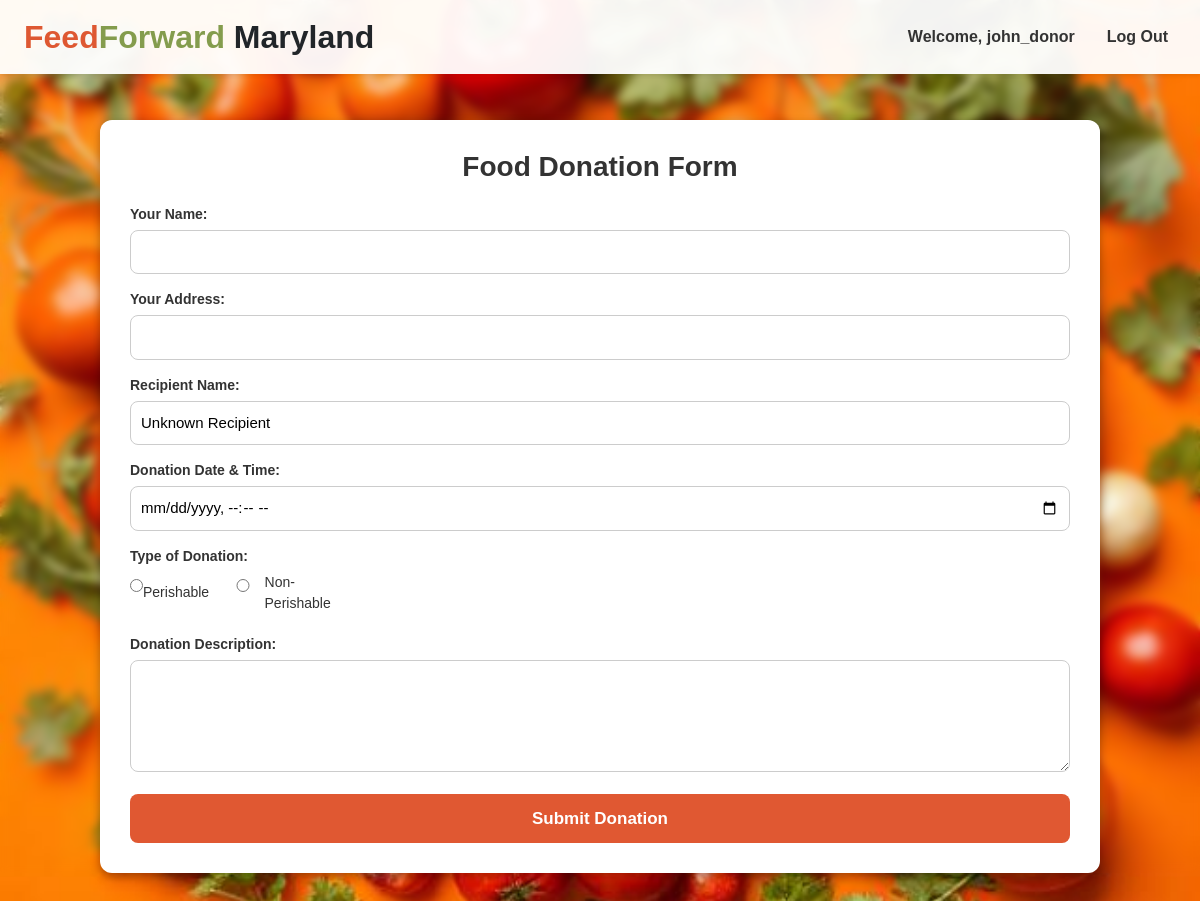
Before: /donate?recipient_id=4 (signed in) with the older database file.
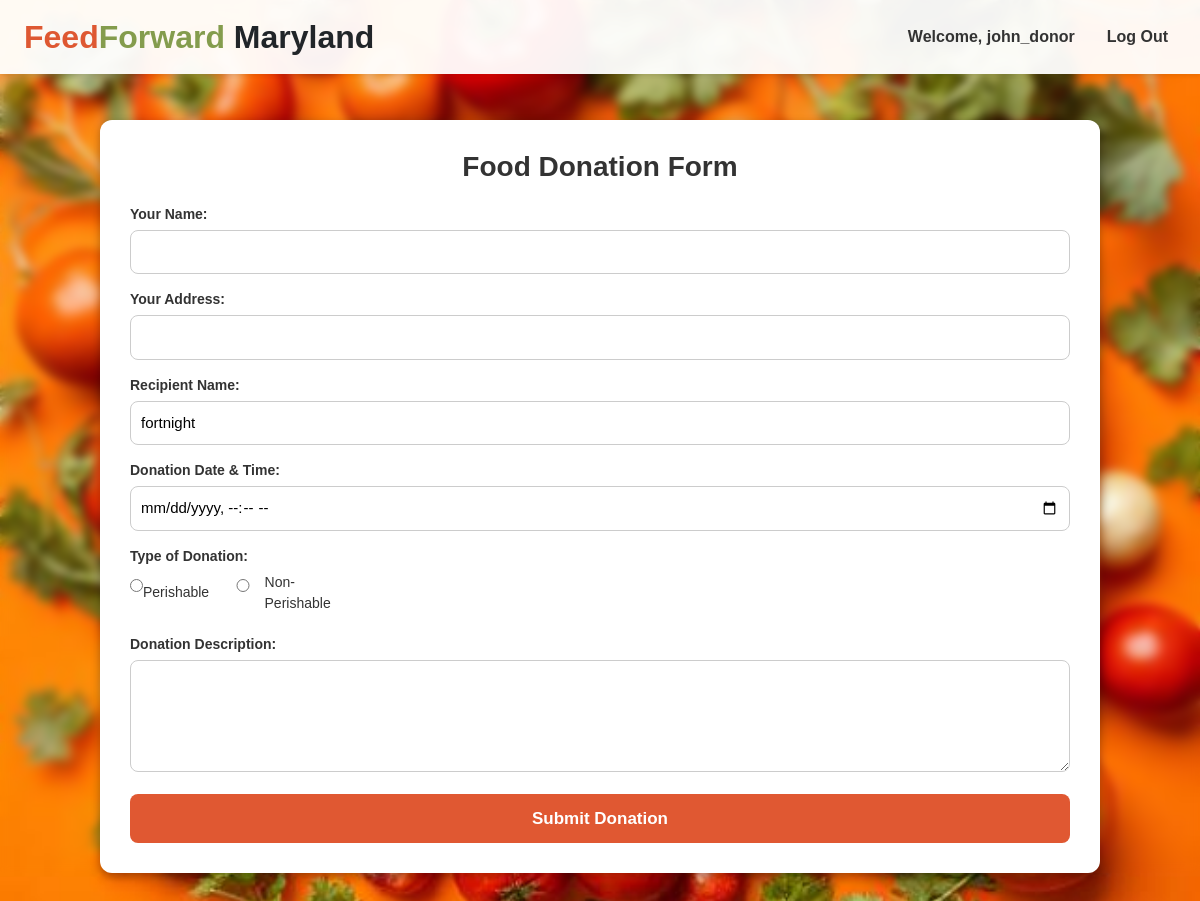
After: the same page with the newer database file.
### tables this page shows
CREATE TABLE users (
    user_id INTEGER PRIMARY KEY AUTOINCREMENT,
    username TEXT UNIQUE NOT NULL,
    password TEXT NOT NULL,
    address TEXT NOT NULL,
    email TEXT UNIQUE NOT NULL,
    account_type TEXT CHECK(account_type IN ('donor', 'recipient', 'admin')) NOT NULL,
    bio TEXT,  -- New column for bio
    latitude REAL,  -- New column for latitude
    longitude REAL  -- New column for longitude
);

### app.py (the view)
@app.route("/donate")
@login_required
@role_required("donor")
def donate():
    recipient_id = request.args.get("recipient_id")
    if not recipient_id or recipient_id == "undefined":  # Handle missing or undefined IDs
        return "Invalid recipient ID", 400  # Return an error response
    conn = sqlite3.connect("feedforward.db")
    cursor = conn.cursor()
    cursor.execute("SELECT username FROM users WHERE user_id = ?", (recipient_id,))
    recipient = cursor.fetchone()
    conn.close()
    recipient_name = recipient[0] if recipient else "Unknown Recipient"
    return render_template("donorform.html", recipient_id=recipient_id, recipient_name=recipient_name)

### helpers.py (called while the page is built)
def login_required(f):
    @wraps(f)
    def decorated_function(*args, **kwargs):
        if "user_id" not in session:
            return render_template("accessdenied.html"), 403
        return f(*args, **kwargs)
    return decorated_function

def role_required(role):
    def decorator(f):
        @wraps(f)
        def decorated_function(*args, **kwargs):
            if "user_id" not in session or session.get("account_type") != role:
                return render_template("accessdenied.html"), 403
            return f(*args, **kwargs)
        return decorated_function
    return decorator

### templates/donorform.html (shortened to what this page needs)
<!DOCTYPE html>
<html lang="en">
<head>
  <link href="https://cdn.jsdelivr.net/npm/bootstrap@5.3.0-alpha1/dist/css/bootstrap.min.css" rel="stylesheet" />
</head>
<body>
  <nav class="navbar navbar-expand-md navbar-light shadow-sm navbar-custom">
    <div class="container-fluid px-4">
      <a class="navbar-brand fw-bold fs-2" href="/">
        <span style="color:#de5832">Feed</span><span style="color:#849c4d">Forward</span><span class="text-dark"> Maryland</span>
      </a>
      <div class="collapse navbar-collapse" id="navbar">
        <ul class="navbar-nav ms-auto mb-2 mb-md-0">
          {% if session.get("user_id") %}
            <li class="nav-item">
              <span class="nav-link">Welcome, {{ session["username"] }}</span>
            </li>
            <li class="nav-item">
              <a class="nav-link" href="/logout">Log Out</a>
            </li>
          {% endif %}
        </ul>
      </div>
    </div>
  </nav>
  <div class="container">
    <h2>Food Donation Form</h2>
    <form action="/submit_donation" method="POST">
      <label for="name">Your Name:</label>
      <input type="text" id="name" name="donor_name" required>
      <label for="address">Your Address:</label>
      <input type="text" id="address" name="donor_address" required>
      <label for="recipient">Recipient Name:</label>
      <input type="text" id="recipient" name="recipient_name" value="{{ recipient_name }}" readonly>
      <label for="donation_datetime">Donation Date & Time:</label>
      <input type="datetime-local" id="donation_datetime" name="donation_datetime" required>
      <label>Type of Donation:</label>
      <div class="radio-group">
        <label><input type="radio" name="donation_type" value="Perishable" required> Perishable</label>
        <label><input type="radio" name="donation_type" value="Non-Perishable" required> Non-Perishable</label>
      </div>
      <label for="description">Donation Description:</label>
      <textarea id="description" name="donation_description" rows="4" required></textarea>
      <button type="submit">Submit Donation</button>
    </form>
  </div>
</body>
</html>

### templates/donorform.html (style rules this page uses)
body { font-family: Arial, sans-serif; background-color: #0F2F3C; background-image: url('/static/images/donorform.jpg'); background-repeat: no-repeat; background-size: cover; background-position: center; backdrop-filter: blur(4px); color: #333; margin: 0; padding-top: 80px; }
.navbar-custom { background-color: rgba(255, 255, 255, 0.95); width: 100%; position: fixed; top: 0; z-index: 1000; }
.navbar-brand { font-size: 2rem; font-weight: bold; }
.nav-link { color: #333 !important; font-weight: 600; margin-left: 1rem; transition: color 0.3s; }
.container { background-color: #fff; padding: 30px; border-radius: 12px; width: 95%; max-width: 1000px; margin: 40px auto; box-shadow: 0 4px 10px rgba(0, 0, 0, 0.3); color: #333; }
h2 { text-align: center; font-size: 28px; font-weight: 700; margin-bottom: 20px; }
label { font-weight: 600; font-size: 14px; margin-bottom: 5px; display: block; }
input, textarea, select { width: 100%; padding: 10px; margin-bottom: 15px; border: 1px solid #ccc; border-radius: 8px; font-size: 15px; }
textarea { resize: vertical; }
.radio-group { display: flex; gap: 12px; margin-bottom: 15px; }
.radio-group label { display: flex; align-items: center; font-size: 14px; font-weight: 500; }
button { background-color: #E05832; color: #FFFFFF; border: none; padding: 12px; width: 100%; border-radius: 8px; cursor: pointer; font-size: 17px; font-weight: 600; transition: background-color 0.3s; }

Changed rows visible on the page:
added users: recipient_name "fortnight"
Other visible differences:
form field recipient_name: "Unknown Recipient" → (not shown)
